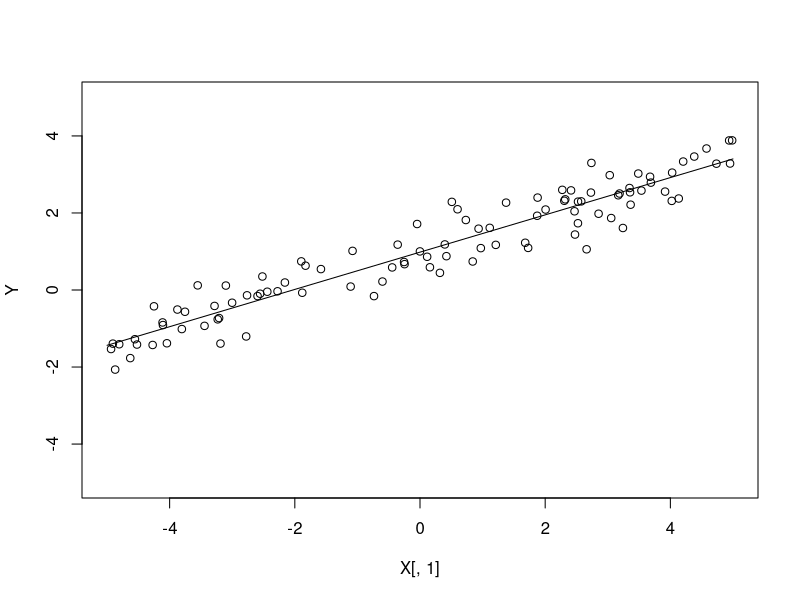
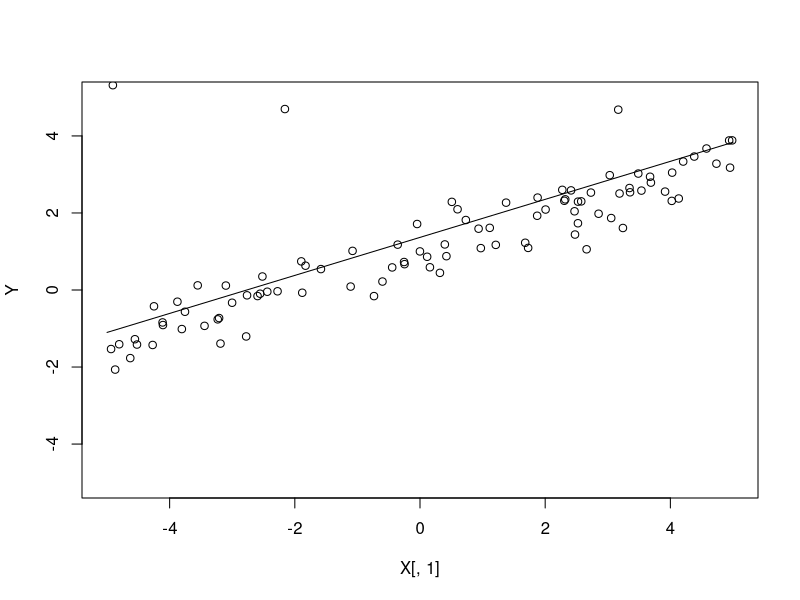

These figures' R source, in order:

linres_mle<-function(X, Y) {
    w<-solve(t(X)%*%X)%*%t(X)%*%matrix(Y,ncol=1)
    w
}

main<-function() {
    N<-100
    X<-matrix(c(runif(N,-5.,5.), rep(1., N)), ncol=2)
    Y<-sapply(X[,1], function(x) rnorm(1, .5*x+1., .5))

    w<-linres_mle(X, Y)

    D<-dim(X)[2]

    # demo it
    if (D==2) {
        png("image/2d_regres_mle.png")
        plot(X[,1], Y, xlim=c(-5.,5.), ylim=c(-5.,5.))

        lx<-c(-5.,5.)
        ly<-sapply(lx, function(x) w[1]*x+w[2])
        lines(lx, ly)
    }

    M<-10
    outliner<-sample(1:100, M)
    Y[outliner]<-sapply(outliner, function(i) rnorm(1, .5*X[i,1]+1., 8.))

    w<-linres_mle(X, Y)

    D<-dim(X)[2]
    # demo if

    if (D==2) {
        png("image/2d_regres_mle_outliner.png")
        plot(X[,1], Y, xlim=c(-5.,5.), ylim=c(-5.,5.))

        lx<-c(-5.,5.)
        ly<-sapply(lx, function(x) w[1]*x+w[2])
        lines(lx, ly)
    }
}

main()
